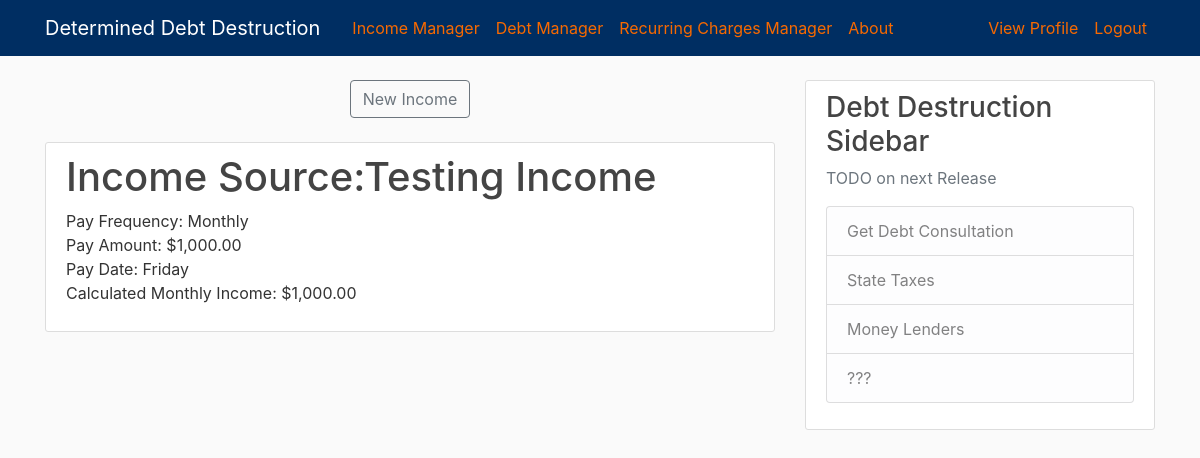
The page /income/ (signed in) on the database as committed earlier.
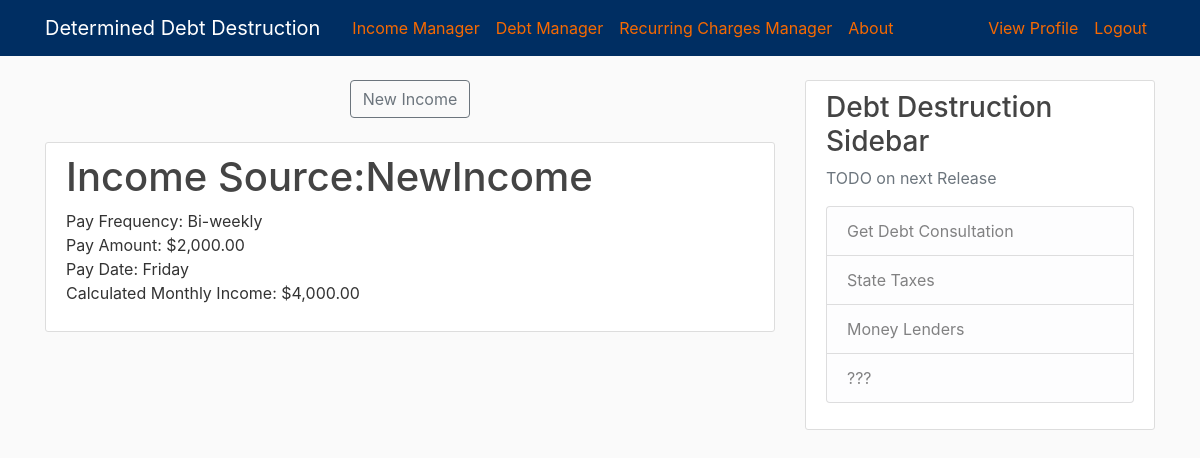
The same page on the database as committed later.
### incomeManager/models.py (models this page shows, shortened)
class Income(models.Model):
    PAY_FREQUENCIES = (
        ('D', 'Daily'),
        ('W', 'Weekly'),
        ('B', 'Bi-Weekly'),
        ('S', 'Semi-Monthly'),
        ('M', 'Monthly'),
        ('Y', 'Yearly'),
    )
    PAY_DAYS = (
        ('M', 'Monday'),
        ('T', 'Tuesday'),
        ('W', 'Wednesday'),
        ('R', 'Thursday'),
        ('F', 'Friday'),
    )
    name          = models.CharField("Income Source:", max_length=100)
    payFrequency  = models.CharField("Frequency of Pay:", max_length=1, choices=PAY_FREQUENCIES)
    payAmount     = models.FloatField()
    payDay        = models.CharField('Payday:', max_length=1, choices=PAY_DAYS)
    accountHolder = models.ForeignKey(User, on_delete=models.CASCADE, null=True) #Attach an Income to the user!
    def determineMonthlyIncome(self):
        if(self.payFrequency == 'D'):   #Paid Daily
            monthlyIncome = self.payAmount * 30 #Default assume 30 days in Month
        elif(self.payFrequency == 'W'): #Paid Weekly
            monthlyIncome = self.payAmount * 4 #Four weeks in a month
        elif(self.payFrequency == 'B'): #Paid Bi-weekly
            monthlyIncome = self.payAmount * 2 #Paid Twice a month
        elif(self.payFrequency == 'S'): #Paid Semi-Monthly
            monthlyIncome = self.payAmount #Need to talk with team on this one....
        elif(self.payFrequency == 'Y'): #Paid Yearly
            monthlyIncome = self.payAmount / 12 #12 Months in a year
        else: #Paid Monthly
            monthlyIncome = self.payAmount
        return monthlyIncome

### incomeManager/views.py (the view)
# urls.py: path('', IncomeListView.as_view(), name='income-manager-home'),
class IncomeListView(LoginRequiredMixin, ListView):
    model = Income
    template_name = 'incomeManager/home.html' #<app>/<model>_<viewtype>.html
    context_object_name = 'incomes'
    ordering = ['-payAmount'] #Sort from largest paying to smallest paying
    paginate_by = 5 #How many incomes to display
    def get_queryset(self):
        return Income.objects.filter(accountHolder=self.request.user).order_by('-payAmount')

### incomeManager/templates/incomeManager/home.html (shortened to what this page needs)
{% extends "homepage/base.html" %}
{% block content %}
	<div class=content-section">
		<center><a class="btn btn-outline-secondary" href="{% url 'income-create' %}">New Income</a></center>
	</div>
	<br>
	{% for income in incomes %}
		<div class="content-section">
			<h1><a class="article-title" href="{% url 'income-detail' income.id %}">Income Source:{{ income.name }}</a></h1>
			<p>
			{% if income.payFrequency == 'D' %}
				Pay Frequency: Daily<br>
			{% elif income.payFrequency == 'W'%}
				Pay Frequency: Weekly<br>
			{% elif income.payFrequency == 'B'%}
				Pay Frequency: Bi-weekly<br>
			{% elif income.payFrequency == 'S'%}
				Pay Frequency: Semi-Monthly<br>
			{% elif income.payFrequency == 'M'%}
				Pay Frequency: Monthly<br>
			{% else %}
				Pay Frequency: Yearly<br>
			{% endif %}
			{% load humanize %}
			Pay Amount: ${{income.payAmount|floatformat:2|intcomma}}<br>
			{% if income.payDay == 'M' %}
				Pay Date: Monday<br>
			{% elif income.payDay == 'T'%}
				Pay Date: Tuesday<br>
			{% elif income.payDay == 'W'%}
				Pay Date: Wednesday<br>
			{% elif income.payDay == 'R'%}
				Pay Date: Thursday<br>
			{% else %}
				Pay Date: Friday<br>
			{% endif %}
			Calculated Monthly Income: ${{income.determineMonthlyIncome|floatformat:2|intcomma}}<br></p>
		</div>
			{% empty %}
				<div class="content-section">
				<h1>No Incomes Found!</h1>
				</div>
	{% endfor %}
{% endblock content %}

### homepage/templates/homepage/base.html (shortened to what this page needs)
{% load static %}
<!doctype html>
<html lang="en">
  <head>
    <link rel="stylesheet" href="https://maxcdn.bootstrapcdn.com/bootstrap/4.0.0/css/bootstrap.min.css">
	<link rel="stylesheet" type="text/css" href="{% static 'homepage/main.css' %}">
</head>
<body>
	<header class="site-header">
		<nav class="navbar navbar-expand-md navbar-dark bg-steel fixed-top">
			<div class="container">
				<a class="navbar-brand mr-4" href="{% url 'homepage-home' %}">Determined Debt Destruction</a>
				<div class="collapse navbar-collapse" id="navbarToggle">
					<div class="navbar-nav mr-auto">
						<a class="nav-item nav-link" href="{% url 'income-manager-home' %}">Income Manager</a>
						<a class="nav-item nav-link" href="{% url 'debt-manager-home' %}">Debt Manager</a>
						<a class="nav-item nav-link" href="{% url 'recurring-charges-manager-home' %}">Recurring Charges Manager</a>
						<a class="nav-item nav-link" href="{% url 'homepage-about' %}">About</a>
					</div>
					<div class="navbar-nav">
						{% if user.is_authenticated %}
							<a class="nav-item nav-link" href="{% url 'profile' %}">View Profile</a>
							<a class="nav-item nav-link" href="{% url 'logout' %}">Logout</a>
						{% else %}
							<a class="nav-item nav-link" href="{% url 'login' %}">Login</a>
							<a class="nav-item nav-link" href="{% url 'register' %}">Register</a>
						{% endif %}
					</div>
				</div>
			</div>
		</nav>
	</header>
	<main role="main" class="container">
		<div class="row">
			<div class="col-md-8">
				{% block content %}{% endblock %}
			</div>
			<div class="col-md-4">
				<div class="content-section">
					<h3>Debt Destruction Sidebar</h3>
					<p class='text-muted'>TODO on next Release
						<ul class="list-group">
							<li class="list-group-item list-group-item-light">Get Debt Consultation</li>
							<li class="list-group-item list-group-item-light">State Taxes</li>
							<li class="list-group-item list-group-item-light">Money Lenders</li>
							<li class="list-group-item list-group-item-light">???</li>
						</ul>
					</p>
				</div>
			</div>
		</div>
	</main>
</body>
</html>

### homepage/static/homepage/main.css (style rules this page uses)
body { background: #fafafa; color: #333333; margin-top: 5rem; }
h1, h2, h3, h4, h5, h6 { color: #444444; }
ul { margin: 0; }
.bg-steel { background-color: #002e62; }
.site-header .navbar-nav .nav-link { color: #f76900; }
.content-section { background: #ffffff; padding: 10px 20px; border: 1px solid #dddddd; border-radius: 3px; margin-bottom: 20px; }
.article-title { color: #444444; }

Rows that differ between the two databases and show on the page:
removed Income: name "Testing Income", shows "Pay Frequency: Monthly", payAmount "1,000.00", payDay "Pay Date: Friday", determineMonthlyIncome "1,000.00"
added Income: name "NewIncome", shows "Pay Frequency: Bi-weekly", payAmount "2,000.00", payDay "Pay Date: Friday", determineMonthlyIncome "4,000.00"
